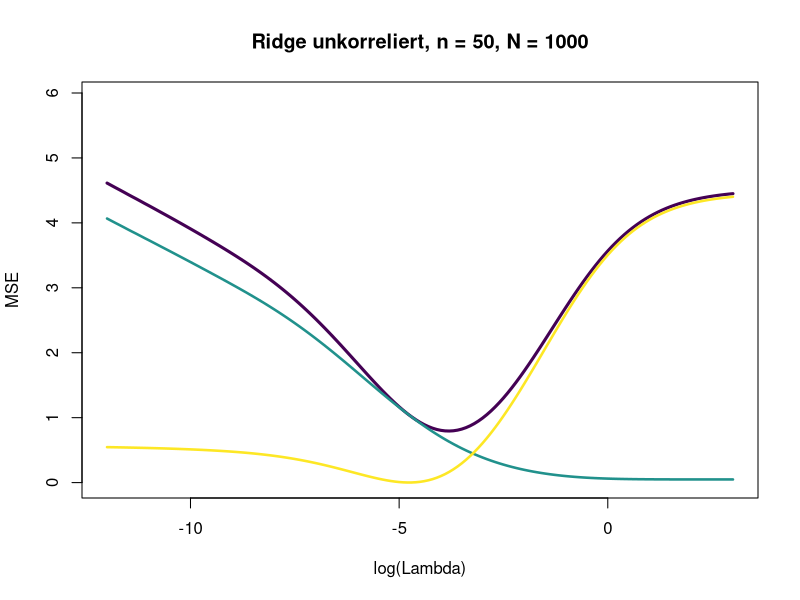
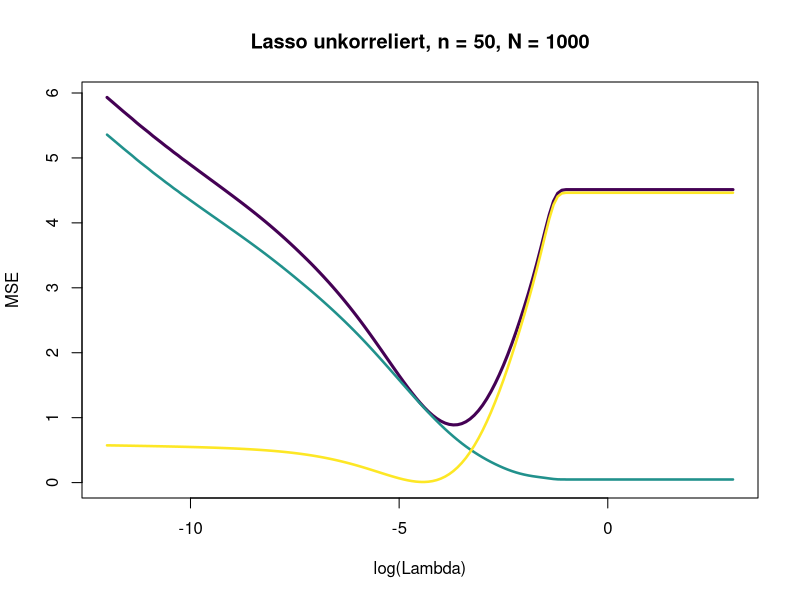
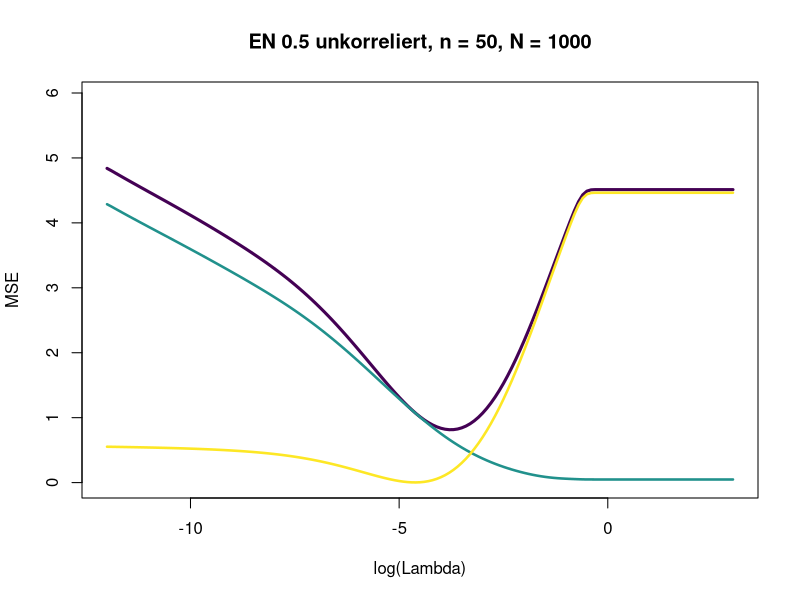
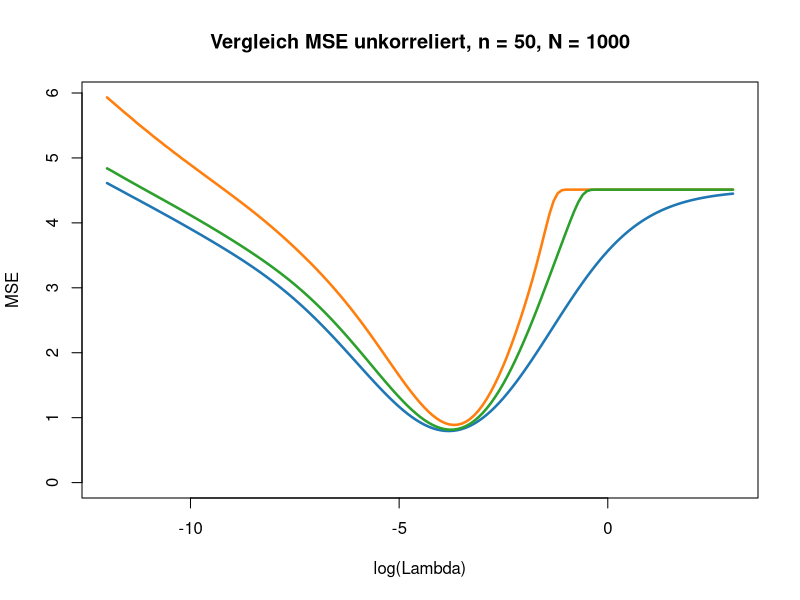

Here is the R script that generated these plots, in order:
library(glmnet)

set.seed(12345)

q <- 5
b0 <- 0
b <- rep(0,q)
n <- 50
N <- 1000
X <- matrix(0,n,q)
numlist <- seq(-12,3,0.1)
l <- length(numlist)
lambdalist <- exp(numlist)
results <- vector("list", N)
results_array <- array(NA, dim = c(q+1, l, N))
ra <-  array(NA, dim = c(q+1, 1, N))
rar <- results_array
ral <- results_array
rael <- results_array
rm(results_array)


b0 <- round(rnorm(1,0,1),2)
b <- round(rnorm(q,0,1),2)


for(j in 1:N){
  
  for(i in 1:q){
    X[,i] <- rnorm(n,0,1)
  }
  
  Xt <- X
  
  sds <- sqrt(colMeans(X^2) - colMeans(X)^2)
  
  Xt <- t((t(X)-colMeans(X))/sds)
  
  
  eta <- b0 + Xt%*%b
  p <- plogis(eta)
  Y <- rbinom(n,1,p)
  
  gg <- glm(Y~Xt, family = "binomial")
  ggr <- glmnet(Xt,Y, family = "binomial", lambda = lambdalist, alpha = 0)
  ggl <- glmnet(Xt,Y, family = "binomial", lambda = lambdalist, alpha = 1)
  ggel <- glmnet(Xt,Y, family = "binomial", lambda = lambdalist, alpha = 0.5)
  
  ra[,,j] <- as.matrix(coef(gg))
  rar[,,j] <- as.matrix(coef(ggr))
  ral[,,j] <- as.matrix(coef(ggl))
  rael[,,j] <- as.matrix(coef(ggel))
  
  print(j/N)
}



bb <- c(b0,b)
lamlist2 <- log(ggl$lambda)



m <- apply(ra,c(1,2),mean)
m_r <- apply(rar,c(1,2),mean)
m_l <- apply(ral,c(1,2),mean)
m_el <- apply(rael,c(1,2),mean)

bi <- m - bb
bi_r <- m_r - bb
bi_l <- m_l - bb
bi_el <- m_el - bb

bi2 <- colSums(bi^2)
bi2_r <- colSums(bi_r^2)
bi2_l <- colSums(bi_l^2)
bi2_el <- colSums(bi_el^2)

v <- colSums(apply(ra,c(1,2),var))
v_r <- colSums(apply(rar,c(1,2),var))
v_l <- colSums(apply(ral,c(1,2),var))
v_el <- colSums(apply(rael,c(1,2),var))

MSE <- v + bi2
MSEr <- v_r + bi2_r
MSEl <- v_l + bi2_l
MSEel <- v_el + bi2_el

maxmse <- max(MSEr,MSEl,MSEel)

gr <- which.min(MSEr)
gl <- which.min(MSEl)
gel <- which.min(MSEel)

org <- c(v,bi2,MSE)
ridge <- c(v_r[gr], bi2_r[gr], MSEr[gr], lamlist2[gr])
lasso <- c(v_l[gl], bi2_l[gl], MSEl[gl], lamlist2[gl])
elastic <- c(v_el[gel], bi2_el[gel], MSEel[gel], lamlist2[gel])






plot(lamlist2, MSEr, type = "l", ylim = c(0,maxmse), main = paste("Ridge unkorreliert, n = ",n,", N = ",N, sep = ""),
     col = "#440154", lwd = 3, xlab = "log(Lambda)", ylab = "MSE")
lines(lamlist2, v_r, col = "#21918c", lwd = 2.5)
lines(lamlist2, bi2_r, col = "#fde725", lwd = 2.5)


plot(lamlist2, MSEl, type = "l", ylim = c(0,maxmse), main = paste("Lasso unkorreliert, n = ",n,", N = ",N, sep = ""),
     col = "#440154", lwd = 3, xlab = "log(Lambda)", ylab = "MSE")
lines(lamlist2, v_l, col = "#21918c", lwd = 2.5)
lines(lamlist2, bi2_l, col = "#fde725", lwd = 2.5)


plot(lamlist2, MSEel, type = "l", ylim = c(0,maxmse), main = paste("EN 0.5 unkorreliert, n = ",n,", N = ",N, sep = ""),
     col = "#440154", lwd = 3, xlab = "log(Lambda)", ylab = "MSE")
lines(lamlist2, v_el, col = "#21918c", lwd = 2.5)
lines(lamlist2, bi2_el, col = "#fde725", lwd = 2.5)


plot(lamlist2, MSEr, type = "l", ylim = c(0,maxmse), col = "#1F77B4", lwd = 2.5,
     main = paste("Vergleich MSE unkorreliert, n = ",n,", N = ",N, sep = ""), xlab = "log(Lambda)", ylab = "MSE")
lines(lamlist2, MSEl, col = "#FF7F0E", lwd = 2.5)
lines(lamlist2, MSEel, col = "#2CA02C", lwd = 2.5)




round(ridge,3)
round(lasso,3)
round(elastic,3)
round(org,3)
